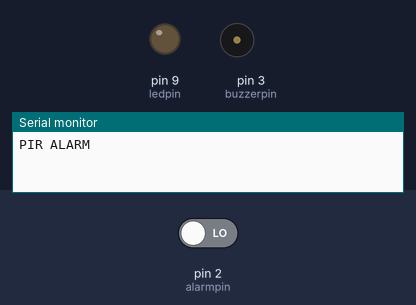
Simulated run of this sketch. Board: Arduino Uno, built with avr-gcc and run on an emulated ATmega328P. Parts: output pins drawn as LEDs (lit = HIGH), buzzer (waves = sounding), the last lines printed to the serial monitor. Inputs (shaded band) come from the test bench; at power-on: pin 2 (alarmpin) LOW.

Above: at 1.2 s.
1.3 s: pin 2 (alarmpin) driven HIGH
At 2.0 s:
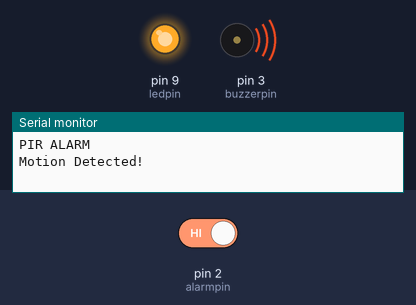
2.8 s: pin 2 (alarmpin) driven LOW
At 3.8 s:
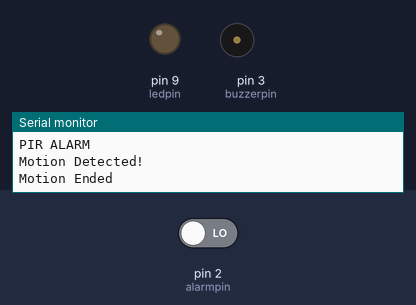
Timing chart, 0 to 5.8 s (numbered marks = the images above; inputs shaded):
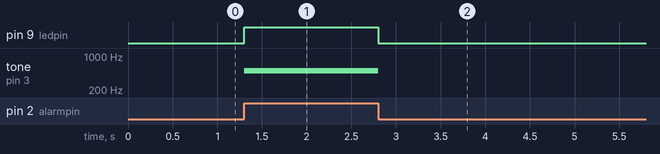

The sketch:

AlarmWithPIR.ino
```cpp
int alarmpin = 2;
int ledpin = 9;
int buzzerpin = 3;
int pirstate = 0;

void setup() {
  pinMode(alarmpin, INPUT);
  pinMode(ledpin, OUTPUT);
  Serial.begin(9600);
  Serial.println("PIR ALARM");
}

void loop() {
  if(digitalRead(alarmpin) == HIGH)
  {
    digitalWrite(ledpin, HIGH);
    tone(buzzerpin, 500, 20);
    if(pirstate == 0)
    {
      Serial.println("Motion Detected!");
      pirstate = 1;
    }
  }

  else{
    digitalWrite(ledpin, LOW);
    if(pirstate == 1)
    {
      Serial.println("Motion Ended");
      pirstate = 0;
    }
  }

  delay(20);
}
```

Measured:
- after the input at 1.3 s, pin 9 (ledpin): LOW → HIGH at once; tone on pin 3 (buzzerpin): silent → 500 Hz at once
- after the input at 2.8 s, pin 9 (ledpin): HIGH → LOW at once; tone on pin 3 (buzzerpin): 500 Hz → silent at once
